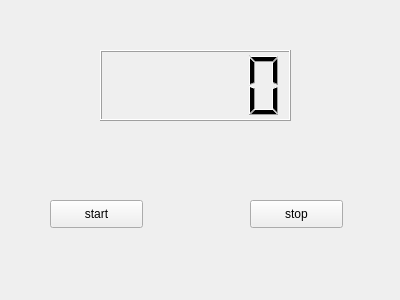
<?xml version="1.0" encoding="UTF-8"?>
<ui version="4.0">
 <class>MyWidget</class>
 <widget class="QWidget" name="MyWidget">
  <property name="geometry">
   <rect>
    <x>0</x>
    <y>0</y>
    <width>400</width>
    <height>300</height>
   </rect>
  </property>
  <property name="windowTitle">
   <string>MyWidget</string>
  </property>
  <widget class="QLCDNumber" name="lcdNumber">
   <property name="geometry">
    <rect>
     <x>100</x>
     <y>50</y>
     <width>191</width>
     <height>71</height>
    </rect>
   </property>
  </widget>
  <widget class="QPushButton" name="buttonStart">
   <property name="geometry">
    <rect>
     <x>50</x>
     <y>200</y>
     <width>93</width>
     <height>28</height>
    </rect>
   </property>
   <property name="text">
    <string>start</string>
   </property>
  </widget>
  <widget class="QPushButton" name="buttonStop">
   <property name="geometry">
    <rect>
     <x>250</x>
     <y>200</y>
     <width>93</width>
     <height>28</height>
    </rect>
   </property>
   <property name="text">
    <string>stop</string>
   </property>
  </widget>
 </widget>
 <layoutdefault spacing="6" margin="11"/>
 <resources/>
 <connections/>
</ui>
